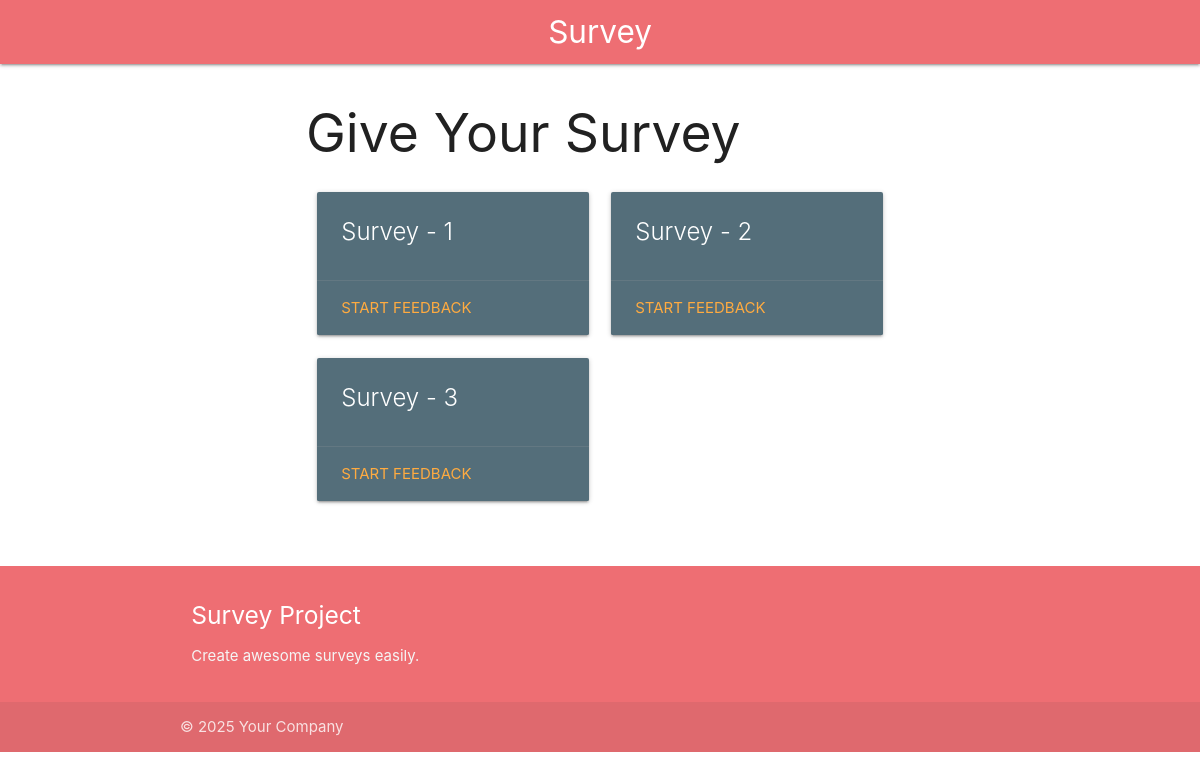
The page / on the database its author committed.
### home/models.py (models this page shows)
class CustomerFeedback(models.Model):
    question = models.ManyToManyField(Questions)

### home/views.py (the view)
# urls.py: path('', index, name="index"),
def index(request):
    feedbacks = CustomerFeedback.objects.all()
    return render(request, 'surveys.html',{'feedbacks':feedbacks})

### home/templates/surveys.html
{% extends "base.html" %}
{% block start %}
<div class="container" style="margin-top: 40px;">
    <h2>Give Your Survey</h2>
<div class="row">
    {% for feedback in feedbacks %}
    <div class="col s6 m6">
      <div class="card blue-grey darken-1">
        <div class="card-content white-text">
          <span class="card-title">Survey - {{feedback.id}}</span>
        </div>
        <div class="card-action">
          <a href="/feedback/{{feedback.id}}">Start Feedback</a>
        </div>
      </div>
    </div>
    {% endfor %}
  </div>
</div>
{% endblock %}

### rows shown on the page
CustomerFeedback: id "1"
CustomerFeedback: id "2"
CustomerFeedback: id "3"
